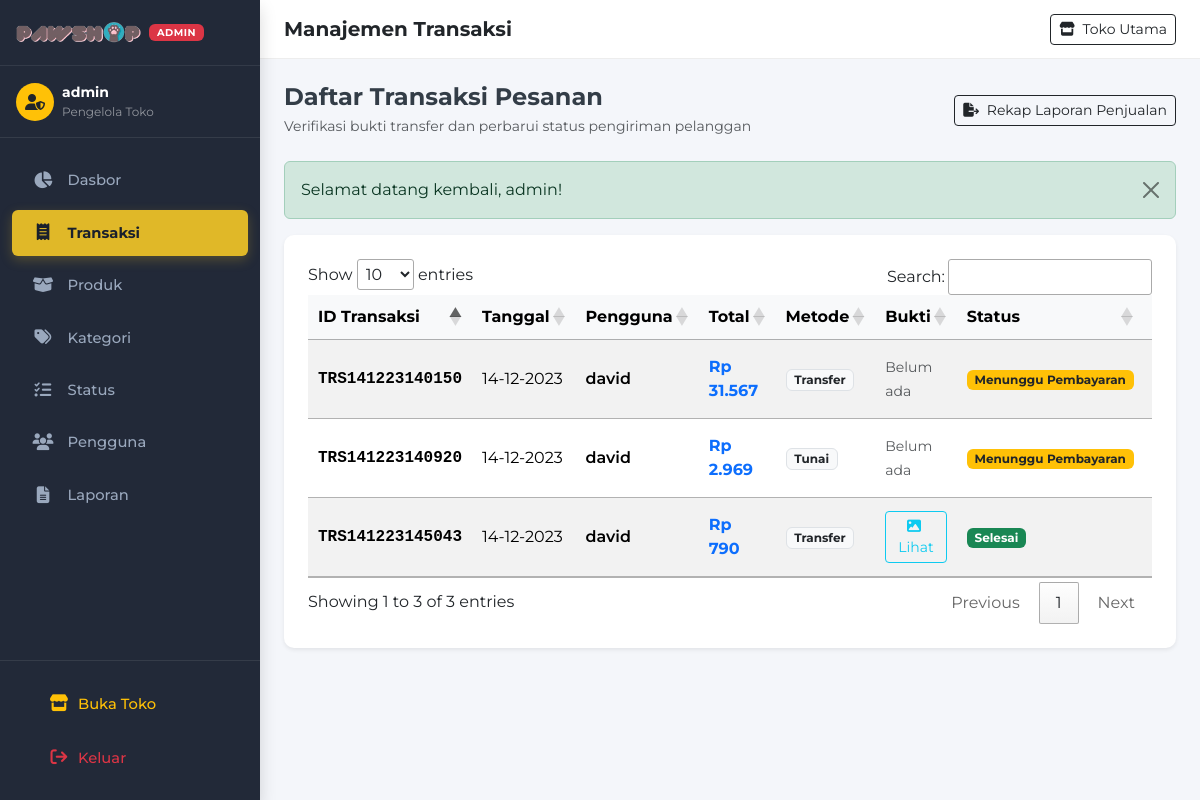
The app's page /admin/transactions.php (signed in) with its own data.
### tables this page shows
CREATE TABLE IF NOT EXISTS `users` (
  `id` int(11) NOT NULL AUTO_INCREMENT,
  `username` varchar(50) NOT NULL,
  `password` varchar(255) NOT NULL,
  `phone_number` varchar(30) DEFAULT NULL,
  `remember_token` varchar(255) DEFAULT '',
  `privilege` varchar(20) NOT NULL DEFAULT 'user',
  PRIMARY KEY (`id`),
  UNIQUE KEY `username` (`username`)
);

CREATE TABLE IF NOT EXISTS `transaksi` (
  `id` varchar(25) NOT NULL,
  `timestamp` varchar(30) NOT NULL,
  `user_id` int(11) NOT NULL,
  `total_amount` int(11) NOT NULL,
  `payment_method` varchar(50) NOT NULL,
  `bukti_pembayaran` varchar(255) DEFAULT NULL,
  `status_id` int(11) NOT NULL,
  `expiry_date` bigint(20) DEFAULT NULL,
  PRIMARY KEY (`id`),
  KEY `user_id` (`user_id`),
  KEY `status_id` (`status_id`)
);

CREATE TABLE IF NOT EXISTS `status` (
  `id` int(11) NOT NULL AUTO_INCREMENT,
  `name` varchar(50) NOT NULL,
  PRIMARY KEY (`id`)
);

### src/AuthService.php (called while the page is built, shortened)
<?php
class AuthService
{
    public static function getUserById(int $userId): ?array
    {
        return Database::fetchOne("SELECT id, username, phone_number, privilege FROM users WHERE id = ?", [$userId]);
    }
    public static function getCurrentUserId(): ?int
    {
        return isset($_SESSION['userid']) ? (int)$_SESSION['userid'] : null;
    }
    public static function getCurrentUser(): ?array
    {
        $id = self::getCurrentUserId();
        return $id ? self::getUserById($id) : null;
    }
}

### src/Database.php (called while the page is built, shortened)
<?php
class Database
{
    private static ?Database $instance = null;
    private function __construct()
    {
        $host = getenv('DB_HOST') ?: 'localhost';
        $user = getenv('DB_USER') ?: 'root';
        $pass = getenv('DB_PASS') !== false ? getenv('DB_PASS') : '';
        $name = getenv('DB_NAME') ?: 'pawshop';
        $port = getenv('DB_PORT') ? (int)getenv('DB_PORT') : 3306;
        if (extension_loaded('pdo_mysql')) {
            $dsn = "mysql:host={$host};port={$port};dbname={$name};charset=utf8mb4";
            $options = [
                PDO::ATTR_ERRMODE            => PDO::ERRMODE_EXCEPTION,
                PDO::ATTR_DEFAULT_FETCH_MODE => PDO::FETCH_ASSOC,
                PDO::ATTR_EMULATE_PREPARES   => false,
            ];
            try {
                $this->pdo = new PDO($dsn, $user, $pass, $options);
                $this->usePdo = true;
                return;
            } catch (PDOException $e) {
            }
        }
        die("Database connection failed: Neither PDO (pdo_mysql) nor MySQLi extension is installed.");
    }
    public static function getInstance(): Database
    {
        if (self::$instance === null) {
            self::$instance = new self();
        }
        return self::$instance;
    }
    public static function query(string $sql, array $params = []): array
    {
        $db = self::getInstance();
        if ($db->usePdo && $db->pdo) {
            $stmt = $db->pdo->prepare($sql);
            $stmt->execute($params);
            return $stmt->fetchAll();
        }
        return [];
    }
    public static function fetchOne(string $sql, array $params = []): ?array
    {
        $db = self::getInstance();
        if ($db->usePdo && $db->pdo) {
            $stmt = $db->pdo->prepare($sql);
            $stmt->execute($params);
            $res = $stmt->fetch();
            return $res ?: null;
        }
        return null;
    }
}

### src/OrderService.php (called while the page is built, shortened)
<?php
class OrderService
{
    public static function getAllOrders(): array
    {
        return Database::query(
            "SELECT t.*, u.username, s.name AS status_name
             FROM transaksi t
             JOIN users u ON t.user_id = u.id
             JOIN status s ON t.status_id = s.id
             ORDER BY t.id DESC"
        );
    }
}

### admin/transactions.php (the view, shortened to what this page needs)
<?php
require_once __DIR__ . '/../config/database.php';
$transactions = OrderService::getAllOrders();
include __DIR__ . '/../includes/admin-header.php';
?>
<div class="d-flex justify-content-between align-items-center mb-4">
  <div>
    <h4 class="fw-bold mb-1">Daftar Transaksi Pesanan</h4>
    <p class="text-muted small mb-0">Verifikasi bukti transfer dan perbarui status pengiriman pelanggan</p>
  </div>
  <a href="<?= BASE_URL ?>admin/reports.php" class="btn btn-outline-dark btn-sm">
    <i class="fa-solid fa-file-export me-1"></i> Rekap Laporan Penjualan
  </a>
</div>
<?= render_flash() ?>
<div class="card shadow-sm border-0">
  <div class="card-body p-4">
    <div class="table-responsive">
      <table class="table table-striped table-hover align-middle mb-0" id="transactionsDataTables">
        <thead class="table-light">
          <tr>
            <th>ID Transaksi</th>
            <th>Tanggal</th>
            <th>Pengguna</th>
            <th>Total</th>
            <th>Metode</th>
            <th>Bukti</th>
            <th>Status</th>
            <th style="width: 120px;" class="text-center">Aksi</th>
          </tr>
        </thead>
        <tbody>
          <?php foreach ($transactions as $row): ?>
            <tr>
              <td class="font-monospace fw-bold"><?= $row['id']; ?></td>
              <td><?= $row['timestamp']; ?></td>
              <td class="fw-semibold"><?= htmlspecialchars($row['username']); ?></td>
              <td class="fw-bold text-primary"><?= format_rupiah($row['total_amount']); ?></td>
              <td><span class="badge bg-light text-dark border"><?= htmlspecialchars($row['payment_method']); ?></span></td>
              <td>
                <?php if (!empty($row['bukti_pembayaran'])): ?>
                  <button type="button" class="btn btn-sm btn-outline-info" data-bs-toggle="modal" data-bs-target="#viewPaymentProof" data-proof="<?= BASE_URL ?>assets/images/<?= htmlspecialchars($row['bukti_pembayaran']); ?>">
                    <i class="fa-solid fa-image me-1"></i> Lihat
                  </button>
                <?php else: ?>
                  <span class="text-muted small">Belum ada</span>
                <?php endif; ?>
              </td>
              <td>
                <span class="badge <?= ($row['status_id'] == 1 || $row['status_id'] == 3) ? 'bg-warning text-dark' : 'bg-success' ?>">
                  <?= htmlspecialchars($row['status_name']); ?>
                </span>
              </td>
              <td class="text-center">
              </td>
            </tr>
          <?php endforeach; ?>
        </tbody>
      </table>
    </div>
  </div>
</div>
<?php include __DIR__ . '/../includes/admin-footer.php'; ?>

### includes/admin-sidebar.php (shortened to what this page needs)
<?php
$cur = basename($_SERVER['PHP_SELF']);
$adminUser = \App\AuthService::getCurrentUser();
?>
<aside class="admin-sidebar shadow" id="adminSidebar">
  <div class="sidebar-brand d-flex align-items-center justify-content-between">
    <a href="<?= BASE_URL ?>admin/index.php" class="d-flex align-items-center gap-2 text-decoration-none text-nowrap">
      <img src="<?= BASE_URL ?>assets/images/brand/logo.png" style="height: 25px; max-width: 125px; object-fit: contain;" alt="Pawshop">
      <span class="badge bg-danger text-uppercase px-2 py-1 flex-shrink-0" style="font-size: 0.62rem; letter-spacing: 0.5px; font-weight: 700;">ADMIN</span>
    </a>
  </div>
  <div class="px-3 py-3 border-bottom border-secondary border-opacity-25 d-flex align-items-center gap-2">
    <div class="bg-warning text-dark rounded-circle d-flex align-items-center justify-content-center fw-bold flex-shrink-0" style="width: 38px; height: 38px;">
      <i class="fa-solid fa-user-shield"></i>
    </div>
    <div class="overflow-hidden">
      <div class="text-white fw-bold text-truncate small"><?= htmlspecialchars($adminUser['username'] ?? 'Administrator') ?></div>
      <div class="text-white-50" style="font-size: 0.75rem;">Pengelola Toko</div>
    </div>
  </div>
  <nav class="mt-3 flex-grow-1">
    <ul class="nav flex-column">
      <li class="nav-item">
        <a class="nav-link <?= ($cur == 'index.php') ? 'active' : '' ?>" href="<?= BASE_URL ?>admin/index.php">
          <i class="fa-solid fa-chart-pie"></i>
          <span>Dasbor</span>
        </a>
      </li>
      <li class="nav-item">
        <a class="nav-link <?= ($cur == 'transactions.php') ? 'active' : '' ?>" href="<?= BASE_URL ?>admin/transactions.php">
          <i class="fa-solid fa-receipt"></i>
          <span>Transaksi</span>
        </a>
      </li>
      <li class="nav-item">
        <a class="nav-link <?= ($cur == 'products.php') ? 'active' : '' ?>" href="<?= BASE_URL ?>admin/products.php">
          <i class="fa-solid fa-box-open"></i>
          <span>Produk</span>
        </a>
      </li>
      <li class="nav-item">
        <a class="nav-link <?= ($cur == 'categories.php') ? 'active' : '' ?>" href="<?= BASE_URL ?>admin/categories.php">
          <i class="fa-solid fa-tags"></i>
          <span>Kategori</span>
        </a>
      </li>
      <li class="nav-item">
        <a class="nav-link <?= ($cur == 'statuses.php') ? 'active' : '' ?>" href="<?= BASE_URL ?>admin/statuses.php">
          <i class="fa-solid fa-list-check"></i>
          <span>Status</span>
        </a>
      </li>
      <li class="nav-item">
        <a class="nav-link <?= ($cur == 'users.php') ? 'active' : '' ?>" href="<?= BASE_URL ?>admin/users.php">
          <i class="fa-solid fa-users"></i>
          <span>Pengguna</span>
        </a>
      </li>
      <li class="nav-item">
        <a class="nav-link <?= ($cur == 'reports.php') ? 'active' : '' ?>" href="<?= BASE_URL ?>admin/reports.php">
          <i class="fa-solid fa-file-lines"></i>
          <span>Laporan</span>
        </a>
      </li>
    </ul>
  </nav>
  <div class="p-3 border-top border-secondary border-opacity-25 mt-auto">
    <a href="<?= BASE_URL ?>index.php" target="_blank" class="nav-link mb-2 text-warning d-flex align-items-center gap-2">
      <i class="fa-solid fa-store"></i>
      <span>Buka Toko</span>
    </a>
    <a href="<?= BASE_URL ?>auth/logout.php" class="nav-link text-danger d-flex align-items-center gap-2">
      <i class="fa-solid fa-arrow-right-from-bracket"></i>
      <span>Keluar</span>
    </a>
  </div>
</aside>

### assets/css/style.css (style rules this page uses)
:root { --pawshop-primary: #e0b828; --pawshop-primary-hover: #cfa517; --pawshop-dark: #293144; --pawshop-navy: #293144; --pawshop-dark-hover: #1e2433; --pawshop-sidebar: #222938; --pawshop-sidebar-active: #2e374b; --pawshop-sidebar-text: #9aa8bd; --pawshop-sidebar-hover: #2b3447; --pawshop-blue: #20639b; --pawshop-coral: #ed553b; --pawshop-teal: #3caea3; --pawshop-yellow: #f6d55c; --pawshop-bg: #f8f9fc; }
body { font-family: 'Montserrat', -apple-system, BlinkMacSystemFont, "Segoe UI", Roboto, sans-serif; color: #333d47; background-color: var(--pawshop-bg); }
.card { border-radius: 10px; border: 1px solid rgba(0,0,0,0.06); transition: transform 0.2s ease, box-shadow 0.2s ease; }
.admin-sidebar { width: 260px; background-color: var(--pawshop-sidebar); color: var(--pawshop-sidebar-text); flex-shrink: 0; display: flex; flex-direction: column; transition: all 0.3s ease; z-index: 1030; }
.admin-sidebar .sidebar-brand { padding: 1.25rem 1rem; border-bottom: 1px solid rgba(255, 255, 255, 0.08); }
.admin-sidebar .nav-link { color: var(--pawshop-sidebar-text); padding: 0.75rem 1.25rem; font-weight: 500; font-size: 0.92rem; display: flex; align-items: center; gap: 0.85rem; border-radius: 6px; margin: 0.2rem 0.75rem; transition: all 0.15s ease-in-out; }
.admin-sidebar .nav-link.active { background-color: var(--pawshop-primary); color: #1a202c !important; font-weight: 700; box-shadow: 0 4px 12px rgba(224, 184, 40, 0.25); }
.admin-sidebar .nav-link i { font-size: 1.05rem; width: 22px; text-align: center; }

### records on screen
users: username "admin"
transaksi: id "TRS141223145043", timestamp "14-12-2023", user.username "david", total_amount "Rp 790", payment_method "Transfer", status.name "Selesai"
transaksi: id "TRS141223140920", timestamp "14-12-2023", user.username "david", total_amount "Rp 2.969", payment_method "Tunai", shows "Belum ada", status.name "Menunggu Pembayaran"
transaksi: id "TRS141223140150", timestamp "14-12-2023", user.username "david", total_amount "Rp 31.567", payment_method "Transfer", shows "Belum ada", status.name "Menunggu Pembayaran"

### other values on screen
$pageTitle "Manajemen Transaksi"
